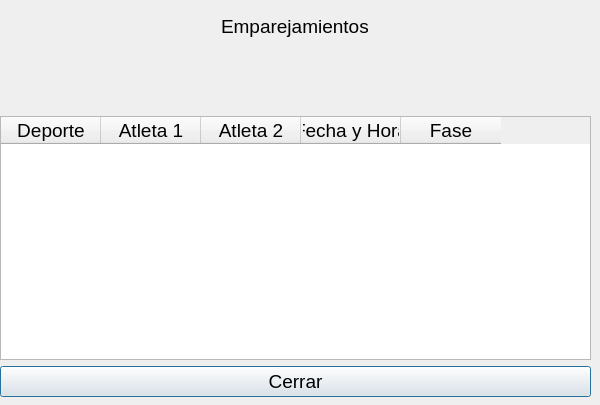
<?xml version="1.0" encoding="UTF-8"?>
<ui version="4.0">
 <class>dialog_emparejamientos</class>
 <widget class="QDialog" name="dialog_emparejamientos">
  <property name="geometry">
   <rect>
    <x>0</x>
    <y>0</y>
    <width>600</width>
    <height>405</height>
   </rect>
  </property>
  <property name="sizePolicy">
   <sizepolicy hsizetype="Preferred" vsizetype="Expanding">
    <horstretch>0</horstretch>
    <verstretch>0</verstretch>
   </sizepolicy>
  </property>
  <property name="minimumSize">
   <size>
    <width>600</width>
    <height>400</height>
   </size>
  </property>
  <property name="font">
   <font>
    <pointsize>14</pointsize>
   </font>
  </property>
  <property name="windowTitle">
   <string>Emparejamientos Generados</string>
  </property>
  <property name="autoFillBackground">
   <bool>true</bool>
  </property>
  <widget class="QWidget" name="">
   <property name="geometry">
    <rect>
     <x>150</x>
     <y>10</y>
     <width>290</width>
     <height>33</height>
    </rect>
   </property>
   <layout class="QHBoxLayout" name="horizontalLayout">
    <item>
     <widget class="QLabel" name="label_icono">
      <property name="enabled">
       <bool>true</bool>
      </property>
      <property name="sizePolicy">
       <sizepolicy hsizetype="Preferred" vsizetype="Preferred">
        <horstretch>0</horstretch>
        <verstretch>0</verstretch>
       </sizepolicy>
      </property>
      <property name="minimumSize">
       <size>
        <width>65</width>
        <height>31</height>
       </size>
      </property>
      <property name="maximumSize">
       <size>
        <width>65</width>
        <height>31</height>
       </size>
      </property>
      <property name="text">
       <string/>
      </property>
      <property name="pixmap">
       <pixmap>Imagenes/olimpicos.png</pixmap>
      </property>
      <property name="scaledContents">
       <bool>true</bool>
      </property>
     </widget>
    </item>
    <item>
     <widget class="QLabel" name="label_2">
      <property name="text">
       <string>Emparejamientos</string>
      </property>
      <property name="scaledContents">
       <bool>false</bool>
      </property>
     </widget>
    </item>
    <item>
     <widget class="QLabel" name="label">
      <property name="minimumSize">
       <size>
        <width>65</width>
        <height>31</height>
       </size>
      </property>
      <property name="maximumSize">
       <size>
        <width>65</width>
        <height>31</height>
       </size>
      </property>
      <property name="text">
       <string/>
      </property>
      <property name="pixmap">
       <pixmap>Imagenes/olimpicos.png</pixmap>
      </property>
      <property name="scaledContents">
       <bool>true</bool>
      </property>
     </widget>
    </item>
   </layout>
  </widget>
  <widget class="QWidget" name="">
   <property name="geometry">
    <rect>
     <x>0</x>
     <y>116</y>
     <width>591</width>
     <height>281</height>
    </rect>
   </property>
   <layout class="QVBoxLayout" name="verticalLayout">
    <item>
     <widget class="QTableWidget" name="table_emparejamientos">
      <property name="sizePolicy">
       <sizepolicy hsizetype="MinimumExpanding" vsizetype="Expanding">
        <horstretch>0</horstretch>
        <verstretch>0</verstretch>
       </sizepolicy>
      </property>
      <property name="autoFillBackground">
       <bool>false</bool>
      </property>
      <property name="alternatingRowColors">
       <bool>true</bool>
      </property>
      <property name="selectionMode">
       <enum>QAbstractItemView::NoSelection</enum>
      </property>
      <property name="selectionBehavior">
       <enum>QAbstractItemView::SelectRows</enum>
      </property>
      <property name="columnCount">
       <number>5</number>
      </property>
      <column>
       <property name="text">
        <string>Deporte</string>
       </property>
      </column>
      <column>
       <property name="text">
        <string>Atleta 1</string>
       </property>
      </column>
      <column>
       <property name="text">
        <string>Atleta 2</string>
       </property>
      </column>
      <column>
       <property name="text">
        <string>Fecha y Hora</string>
       </property>
      </column>
      <column>
       <property name="text">
        <string>Fase</string>
       </property>
      </column>
     </widget>
    </item>
    <item>
     <widget class="QPushButton" name="btn_cerrar_emparejamientos">
      <property name="text">
       <string>Cerrar</string>
      </property>
     </widget>
    </item>
   </layout>
  </widget>
 </widget>
 <resources/>
 <connections/>
</ui>
